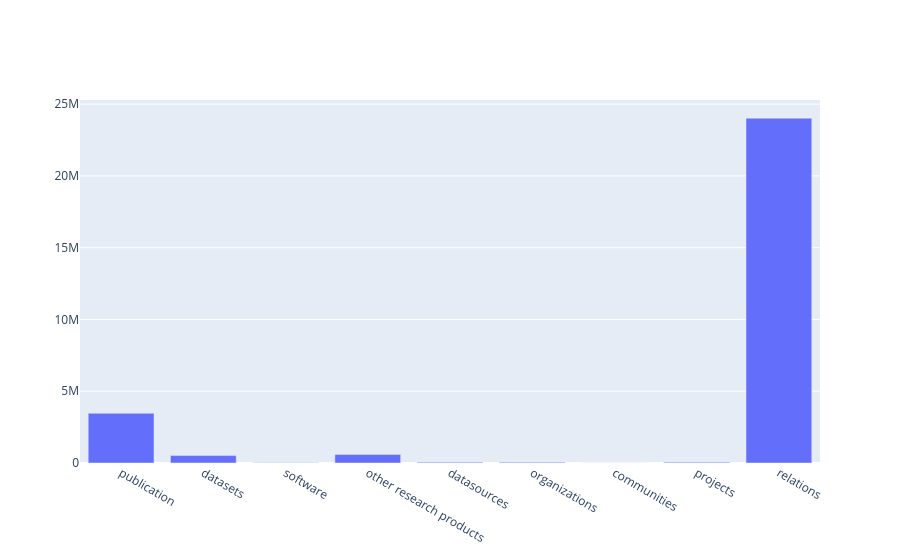

The notebook cell saved with this chart:
### Markdown cell above
## Generate a beautifull graph with plolty

### Code cell
import plotly.graph_objects as go
fig = go.Figure()
result = pd.DataFrame(
    [
    ("publication", publications.count()),
    ("datasets ",datasets.count()),
    ("software ", software.count()),
    ("other research products ", others.count()),
    ("datasources ",datasources.count()),
    ("organizations ",organizations.count()),
    ("communities",communities.count()),
    ("projects",projects.count()),
    ("relations",relations.count())
    ],
    columns=["Typology", "Count"],
)

fig.add_bar(x=result["Typology"], y=result["Count"])
fig.show()

### Figure 1 — Plotly figure (JSON) as saved in the notebook; plotly's stock layout.template omitted (floating-point values rounded to 4 significant figures)
{"data": [{"type": "bar", "x": ["publication", "datasets ", "software ", "other research products ", "datasources ", "organizations ", "communities", "projects", "relations"], "y": [3464579, 517869, 23371, 594379, 57226, 51382, 33, 58183, 24022968]}], "layout": {}}
